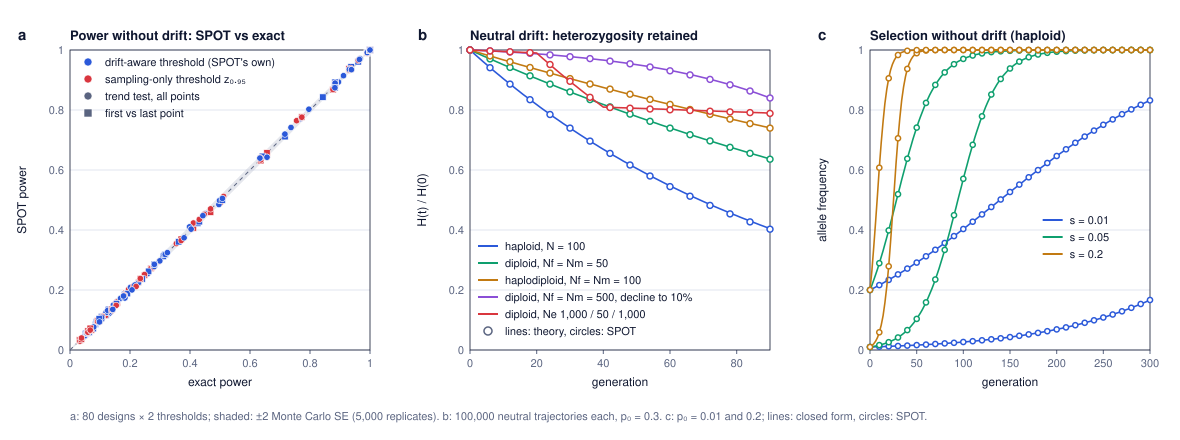

Here is the Python script that generated this plot:
"""Agreement of SPOT with theory. Theoretical values are computed here independently of SPOT's code, from the model
equations in the README:
  (a) power with no drift and perfect genotypes: exact enumeration of all possible allele counts at every sampling point;
  (b) neutral drift: expected heterozygosity H_t / H_0 = prod_g (1 - 1/(2 Ne_g))  (haploid: prod (1 - 1/N_g));
  (c) selection without drift: closed form for haploids, p_t = p0 (1+s)^t / (1 - p0 + p0 (1+s)^t), and the
      recursions of the README for diploids and haplodiploids.
Run from the repository root after theory_spot.js:  python3 paper/validation/theory_check.py
Writes theory_power.tsv, theory_drift.tsv, theory_selection.tsv and theory_check.svg in paper/validation/."""
import json, math, sys
import numpy as np
sys.path.insert(0, 'paper/validation')
from svgplot import Fig, Ax, COL

D = json.load(open('paper/validation/theory_spot.json'))
Z95 = 1.6448536269514722
TIE_TOL = 1e-9   # relative tolerance for ties at the threshold, as TIE_TOL in sim.js


def det(system, h, s, p0, G, smale=1.0):
    """deterministic recursion; element g = genotype/allele frequencies after selection in generation g (selection from g = 1)"""
    pf = pm = p0
    out = []
    for g in range(G + 1):
        sg = s if g > 0 else 0.0
        sm = sg * smale
        if system == 'haploid':
            ps = pf * (1 + sg) / (1 + pf * sg)
            out.append({'p': ps, 'pm': ps, 'pmf': None})
            pf = pm = ps
            continue
        AA, Aa = pf * pm, pf * (1 - pm) + pm * (1 - pf)
        aa = 1 - AA - Aa
        w = AA * (1 + sg) + Aa * (1 + h * sg) + aa
        fAA, fAa, faa = AA * (1 + sg) / w, Aa * (1 + h * sg) / w, aa / w
        pfs = fAA + fAa / 2
        if system == 'haplodiploid':
            pms = pf * (1 + sm) / (pf * (1 + sm) + 1 - pf)
        else:
            wm = AA * (1 + sm) + Aa * (1 + h * sm) + aa
            pms = (AA * (1 + sm) + Aa * (1 + h * sm) / 2) / wm
        out.append({'p': pfs, 'pm': pms, 'pmf': (faa, fAa, fAA)})
        pf, pm = pfs, pms
    return out


def count_pmf(system, state, n_ind):
    """distribution of the number of copies of the allele among n_ind sampled individuals (females if diploid)"""
    if system == 'haploid':
        p = state['p']
        k = np.arange(n_ind + 1)
        return np.array([math.comb(n_ind, int(i)) * p ** i * (1 - p) ** (n_ind - i) for i in k])
    g = np.array(state['pmf'])
    out = np.array([1.0])
    for _ in range(n_ind):
        out = np.convolve(out, g)
    return out


def z_grid(nall, t):
    """trend statistic for every combination of counts (x_1..x_K), alleles nall_i per point, times t_i"""
    K = len(nall)
    grids = np.meshgrid(*[np.arange(n + 1) for n in nall], indexing='ij')
    N = sum(nall)
    tb = sum(n * ti for n, ti in zip(nall, t)) / N
    X = sum(grids)
    num = sum(x * (ti - tb) for x, ti in zip(grids, t))
    den = sum(n * (ti - tb) ** 2 for n, ti in zip(nall, t))
    pb = X / N
    with np.errstate(divide='ignore', invalid='ignore'):
        Z = num / np.sqrt(pb * (1 - pb) * den)
    Z[(pb <= 0) | (pb >= 1)] = 0.0
    return Z


def joint(pmfs):
    P = pmfs[0]
    for q in pmfs[1:]:
        P = np.multiply.outer(P, q)
    return P


def exact_power(r):
    system, h, s, p0, years, n = r['system'], r['h'], r['s'], r['p0'], r['years'], r['n']
    t = [y - years[0] for y in years]
    G = t[-1]
    sel = det(system, h, s, p0, G)
    neu = det(system, h, 0.0, p0, G)
    per = 1 if system == 'haploid' else 2
    out = {}
    for stat, idx in (('trend', list(range(len(t)))), ('two', [0, len(t) - 1])):
        nall = [n[i] * per for i in idx]
        tt = [t[i] for i in idx]
        Z = z_grid(nall, tt)
        Ps = joint([count_pmf(system, sel[t[i]], n[i]) for i in idx])
        Pn = joint([count_pmf(system, neu[t[i]], n[i]) for i in idx])
        zs, pz = Z.ravel(), Pn.ravel()
        o = np.argsort(zs, kind='stable')
        cdf = np.cumsum(pz[o])
        crit = zs[o][np.searchsorted(cdf, 0.95 - 1e-12)]   # smallest z with P(Z <= z) >= 0.95, as SPOT's empirical quantile
        # tie rule of sim.js (empiricalThreshold, exceed): values of Z equal to the threshold count with weight gamma.
        # Exact gamma at the exact quantile: P(Z > c) + gamma P(Z = c) = 0.05 exactly.
        eq = lambda c: np.abs(Z - c) <= TIE_TOL * max(1.0, abs(c))
        above = lambda P, c, g: float(P[(Z > c) & ~eq(c)].sum() + g * P[eq(c)].sum())
        A_, B_ = float(Pn[(Z > crit) & ~eq(crit)].sum()), float(Pn[eq(crit)].sum())
        gx = min(max((0.05 - A_) / B_, 0.0), 1 - 1e-12) if B_ > 0 else 0.0
        sc, gs = r[stat]['crit'], r[stat].get('gamma', 0.0)   # SPOT's own threshold and tie weight, from its neutral replicates
        out[stat] = {'crit': float(crit), 'gamma': gx, 'tieMass': B_, 'powerEmp': above(Ps, crit, gx), 'powerNaive': float(Ps[Z > Z95].sum()),
                     'fprNaive': float(Pn[Z > Z95].sum()), 'fprExact': above(Pn, crit, gx),
                     'powerAtSpot': above(Ps, sc, gs), 'sizeAtSpot': above(Pn, sc, gs)}
    return out


# ---------- (a) power ----------
rows, pts = [], []
for r in D['power']:
    ex = exact_power(r)
    for stat in ('trend', 'two'):
        if r['design'] == '2 points' and stat == 'two':
            continue      # identical to the trend test with two points
        for kind, ekind in (('powerNaive', 'powerNaive'), ('powerEmp', 'powerAtSpot')):
            a, b = ex[stat][ekind], r[stat][kind]
            se = math.sqrt(max(a * (1 - a), 1e-12) / r['reps'])
            z = (b - a) / se if a * (1 - a) > 0 else 0.0
            rows.append([r['system'], r['h'], r['p0'], r['s'], r['design'], stat, kind, f'{a:.4f}', f'{b:.4f}', f'{z:.2f}',
                         f'{ex[stat]["crit"]:.3f}', f'{r[stat]["crit"]:.3f}', f'{ex[stat]["fprExact"]:.4f}', f'{ex[stat]["sizeAtSpot"]:.4f}',
                         f'{ex[stat]["powerEmp"]:.4f}'])
            pts.append((a, b, kind, stat, z, ex[stat]['crit'], r[stat]['crit'], r['system'], ex[stat]['sizeAtSpot'], ex[stat]['fprExact'], ex[stat]['powerEmp']))
with open('paper/validation/theory_power.tsv', 'w') as f:
    f.write('\t'.join(['system', 'h', 'p0', 's', 'design', 'statistic', 'threshold', 'power_exact_at_spot_threshold', 'power_spot', 'z',
                       'crit_exact', 'crit_spot', 'size_at_exact_crit', 'size_at_spot_crit', 'power_at_exact_crit']) + '\n')
    for r in rows:
        f.write('\t'.join(map(str, r)).replace('powerNaive', 'naive z(0.95)').replace('powerEmp', 'neutral 95% quantile') + '\n')
zs = np.array([p[4] for p in pts])
d = np.array([p[1] - p[0] for p in pts])
crit_same = sum(abs(p[5] - p[6]) < 1e-6 for p in pts)
print(f'(a) power: {len(pts)} comparisons; mean SPOT - exact {d.mean() * 100:+.2f} points; max |diff| {abs(d).max() * 100:.1f} points;'
      f' |z| > 2: {(abs(zs) > 2).sum()}, > 3: {(abs(zs) > 3).sum()}; RMS z {math.sqrt((zs ** 2).mean()):.2f};'
      f' threshold identical to exact in {crit_same} of {len(pts)}')
for p in pts:
    if abs(p[4]) > 3:
        print('   large z:', p)
for kind in ('powerNaive', 'powerEmp'):
    zz = np.array([p[4] for p in pts if p[2] == kind]); dd = np.array([p[1] - p[0] for p in pts if p[2] == kind])
    print(f'    {kind}: n {len(zz)}, mean diff {dd.mean()*100:+.2f}, max |diff| {abs(dd).max()*100:.1f}, |z|>2 {(abs(zz)>2).sum()}, RMS z {math.sqrt((zz**2).mean()):.2f}')
em = [p for p in pts if p[2] == 'powerEmp']
sz = np.array([p[8] for p in em]); sx = np.array([p[9] for p in em])
print(f'    size of SPOT thresholds (exact): mean {sz.mean():.4f}, range {sz.min():.4f}-{sz.max():.4f}; size at exact 95% quantile: mean {sx.mean():.4f}, range {sx.min():.4f}-{sx.max():.4f}')
dpow = np.array([p[1] - p[10] for p in em])
print(f'    SPOT power vs exact power at the exact quantile: mean {dpow.mean()*100:+.2f}, max |diff| {abs(dpow).max()*100:.1f} points')

# ---------- (b) drift ----------
def ne(system, Nf, Nm):
    if system == 'haploid':
        return Nf
    if system == 'haplodiploid':
        return 9 * Nf * Nm / (4 * Nm + 2 * Nf)
    return 4 * Nf * Nm / (Nf + Nm)


drift_rows, drift_z = [], []
for r in D['drift']:
    o, G = r['params'], r['G']
    sysm, Nf0, Nm0 = o['system'], o['Nf'], o['Nm']
    gens = [0, 20, 40, 90]          # sampling generations of the default design (1935, 1955, 1975, 2025)
    H, theo = 1.0, [1.0]
    for g in range(G):
        if o.get('neByBlock'):
            j = 0
            while j < len(gens) - 2 and g >= gens[j + 1]:
                j += 1
            f = o['neBlocks'][j] / ne(sysm, Nf0, Nm0)
        else:
            f = o.get('decline', 1) ** (g / G)
        Nf, Nm = max(2, round(Nf0 * f)), max(2, round(Nm0 * f))
        e = ne(sysm, Nf, Nm)
        H *= (1 - 1 / e) if sysm == 'haploid' else (1 - 1 / (2 * e))
        theo.append(H)
    sim, se = r['het'], r['se']
    rel = [sim[g] / theo[g] - 1 for g in range(1, G + 1)]
    drift_rows.append((r['label'], theo, sim, r['spotHetRetained']))
    zmax = max(abs(sim[g] - theo[g]) / se[g] for g in range(1, G + 1))
    drift_z.append((r['label'], (sim[-1] - theo[-1]) / se[-1]))
    print(f'(b) {r["label"]:45s} H90/H0 sim {sim[-1]:.4f} ± {se[-1]:.4f} theory {theo[-1]:.4f} (SPOT tile {r["spotHetRetained"]:.4f});'
          f' z at generation 90 {(sim[-1] - theo[-1]) / se[-1]:+.2f}; max relative deviation {max(abs(x) for x in rel) * 100:.2f}%, max |z| over generations {zmax:.2f}')
with open('paper/validation/theory_drift.tsv', 'w') as f:
    f.write('scenario\tgeneration\tH_ratio_simulated\tH_ratio_theory\n')
    for lab, th, sm, _ in drift_rows:
        for g in range(len(th)):
            f.write(f'{lab}\t{g}\t{sm[g]:.5f}\t{th[g]:.5f}\n')

# ---------- (c) selection ----------
maxdiff, sel_rows = 0.0, []
for r in D['selection']:
    G = len(r['f']) - 1
    if r['system'] == 'haploid':
        th = [r['p0'] * (1 + r['s']) ** g / (1 - r['p0'] + r['p0'] * (1 + r['s']) ** g) for g in range(G + 1)]
        thm = th
    else:
        dd = det(r['system'], r['h'], r['s'], r['p0'], G)
        th, thm = [x['p'] for x in dd], [x['pm'] for x in dd]
    md = max(max(abs(a - b) for a, b in zip(r['f'], th)), max(abs(a - b) for a, b in zip(r['m'], thm)))
    maxdiff = max(maxdiff, md)
    sel_rows.append((r, th, md))
print(f'(c) selection: {len(sel_rows)} trajectories (300 generations); largest |SPOT - theory| = {maxdiff:.2e}')
sm = D['stochasticMean']
dd = det('diploid', 0.5, sm['s'], sm['p0'], 300)
print(f'    stochastic mean of {sm["reps"]} replicates (N = 1e6) vs deterministic: max |diff| = '
      f'{max(abs(a - b["p"]) for a, b in zip(sm["f"], dd)):.4f}')
with open('paper/validation/theory_selection.tsv', 'w') as f:
    f.write('system\th\ts\tp0\tmax_abs_difference_spot_vs_theory\n')
    for r, _, md in sel_rows:
        f.write(f'{r["system"]}\t{r["h"]}\t{r["s"]}\t{r["p0"]}\t{md:.2e}\n')

# ---------- figure ----------
F = Fig(1180, 440)
# (a) power scatter
A = Ax(F, 70, 50, 300, 300, (0, 1), (0, 1), title='Power without drift: SPOT vs exact', label='a')
A.frame([0, .2, .4, .6, .8, 1], [0, .2, .4, .6, .8, 1], 'exact power', 'SPOT power')
xs = [i / 100 for i in range(101)]
se = [2 * math.sqrt(x * (1 - x) / 5000) for x in xs]
A.band(xs, [x - e for x, e in zip(xs, se)], [x + e for x, e in zip(xs, se)], COL['grey'], .25)
A.line([0, 1], [0, 1], COL['muted'], 1, '4 4')
for p in pts:
    A.points([p[0]], [p[1]], COL['blue'] if p[2] == 'powerEmp' else COL['red'], 'o' if p[3] == 'trend' else 's', 3.2)
A.legend([('drift-aware threshold (SPOT\'s own)', COL['blue'], 'o'), ('sampling-only threshold z₀.₉₅', COL['red'], 'o'),
          ('trend test, all points', COL['muted'], 'o'), ('first vs last point', COL['muted'], 's')], A.x + 8, A.y + 16)
# (b) heterozygosity
B = Ax(F, 470, 50, 300, 300, (0, 90), (0, 1), title='Neutral drift: heterozygosity retained', label='b')
B.frame([0, 20, 40, 60, 80], [0, .2, .4, .6, .8, 1], 'generation', 'H(t) / H(0)')
pal = [COL['blue'], COL['green'], COL['amber'], COL['purple'], COL['red']]
show = ['haploid, N = 100', 'diploid, Nf = Nm = 50', 'haplodiploid, Nf = Nm = 100', 'diploid, Nf = Nm = 500, decline to 10%',
        'diploid, Ne per interval 1,000 / 50 / 1,000']
leg = []
for k, lab in enumerate(show):
    th, sim = next((t, s) for l, t, s, _ in drift_rows if l == lab)
    B.line(list(range(len(th))), th, pal[k], 1.6)
    g = list(range(0, len(sim), 6))
    B.points(g, [sim[i] for i in g], pal[k], 'o', 3, True)
    leg.append((lab.replace('Ne per interval', 'Ne'), pal[k], 'line'))
B.legend(leg + [('lines: theory, circles: SPOT', COL['muted'], 'oh')], B.x + 8, B.y + B.h - 100)
# (c) haploid selection
C = Ax(F, 870, 50, 280, 300, (0, 300), (0, 1), title='Selection without drift (haploid)', label='c')
C.frame([0, 50, 100, 150, 200, 250, 300], [0, .2, .4, .6, .8, 1], 'generation', 'allele frequency')
for k, s in enumerate([0.01, 0.05, 0.2]):
    for p0 in (0.01, 0.2):
        r, th, _ = next(x for x in sel_rows if x[0]['system'] == 'haploid' and x[0]['s'] == s and x[0]['p0'] == p0)
        C.line(list(range(0, 301, 2)), th[::2], pal[k], 1.6)
        g = list(range(0, 301, 10))
        C.points(g, [r['f'][i] for i in g], pal[k], 'o', 2.6, True)
C.legend([('s = 0.01', pal[0], 'line'), ('s = 0.05', pal[1], 'line'), ('s = 0.2', pal[2], 'line')], C.X(185), C.Y(0.42))
F.text(70, 420, f'a: {len(D["power"])} designs × 2 thresholds; shaded: ±2 Monte Carlo SE (5,000 replicates). b: 100,000 neutral trajectories each, p₀ = 0.3. '
       'c: p₀ = 0.01 and 0.2; lines: closed form, circles: SPOT.', 11, color=COL['muted'])
print('figure bytes', F.save('paper/validation/theory_check.svg'))
